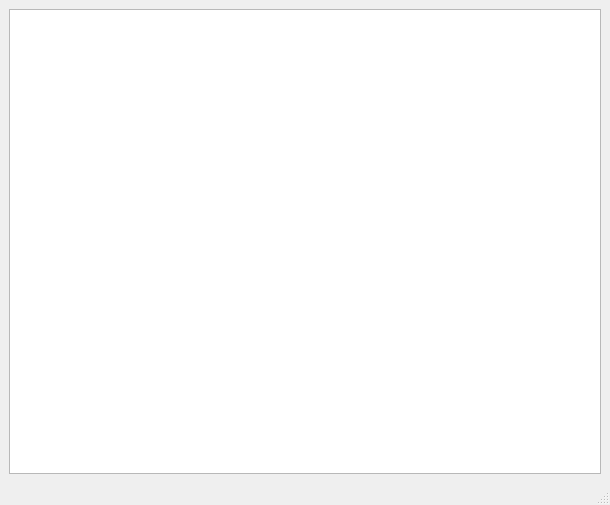
<?xml version="1.0" encoding="UTF-8"?>
<ui version="4.0">
 <class>MainWindow</class>
 <widget class="QMainWindow" name="MainWindow">
  <property name="geometry">
   <rect>
    <x>0</x>
    <y>0</y>
    <width>610</width>
    <height>505</height>
   </rect>
  </property>
  <property name="windowTitle">
   <string>MainWindow</string>
  </property>
  <widget class="QWidget" name="centralwidget">
   <layout class="QGridLayout" name="gridLayout">
    <item row="0" column="0">
     <widget class="PlotWidget" name="plotwidget"/>
    </item>
   </layout>
  </widget>
  <widget class="QMenuBar" name="menubar">
   <property name="geometry">
    <rect>
     <x>0</x>
     <y>0</y>
     <width>610</width>
     <height>22</height>
    </rect>
   </property>
  </widget>
  <widget class="QStatusBar" name="statusbar"/>
 </widget>
 <customwidgets>
  <customwidget>
   <class>PlotWidget</class>
   <extends>QGraphicsView</extends>
   <header>pyqtgraph</header>
  </customwidget>
 </customwidgets>
 <resources/>
 <connections/>
</ui>
